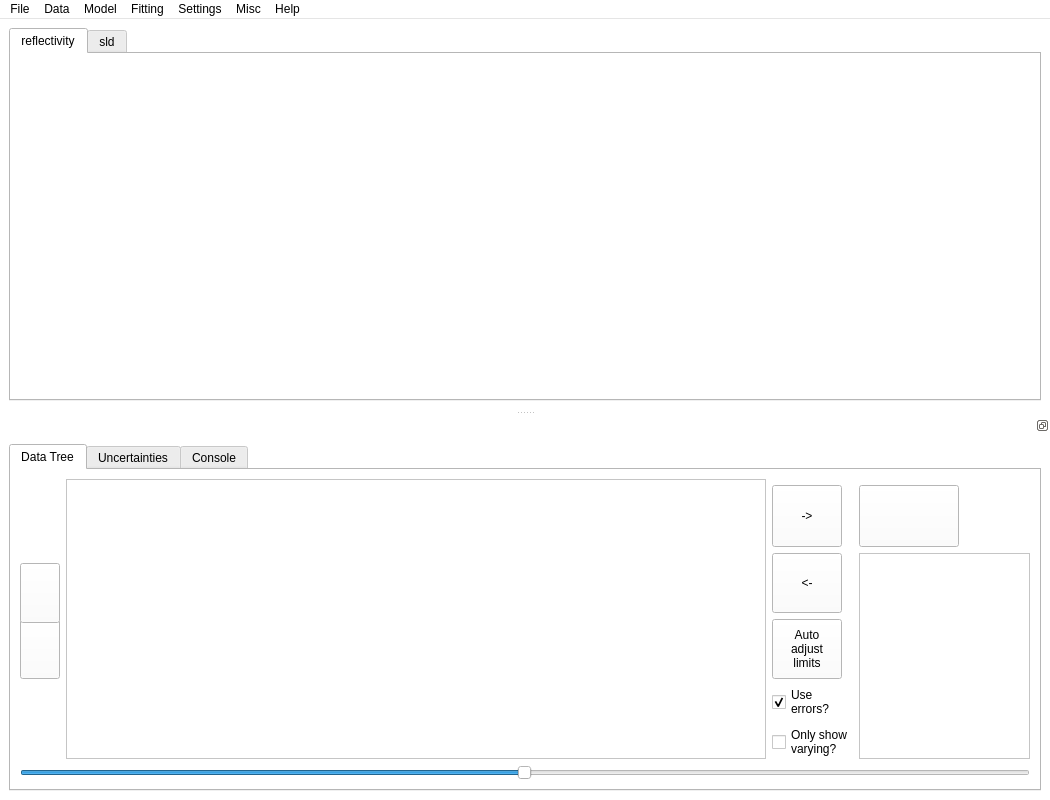
<?xml version="1.0" encoding="UTF-8"?>
<ui version="4.0">
 <class>MainWindow</class>
 <widget class="QMainWindow" name="MainWindow">
  <property name="geometry">
   <rect>
    <x>0</x>
    <y>0</y>
    <width>1050</width>
    <height>800</height>
   </rect>
  </property>
  <property name="sizePolicy">
   <sizepolicy hsizetype="Expanding" vsizetype="Expanding">
    <horstretch>0</horstretch>
    <verstretch>0</verstretch>
   </sizepolicy>
  </property>
  <property name="minimumSize">
   <size>
    <width>1000</width>
    <height>800</height>
   </size>
  </property>
  <property name="palette">
   <palette>
    <active>
     <colorrole role="WindowText">
      <brush brushstyle="SolidPattern">
       <color alpha="255">
        <red>0</red>
        <green>0</green>
        <blue>0</blue>
       </color>
      </brush>
     </colorrole>
     <colorrole role="Button">
      <brush brushstyle="SolidPattern">
       <color alpha="255">
        <red>255</red>
        <green>255</green>
        <blue>255</blue>
       </color>
      </brush>
     </colorrole>
     <colorrole role="Light">
      <brush brushstyle="SolidPattern">
       <color alpha="255">
        <red>255</red>
        <green>255</green>
        <blue>255</blue>
       </color>
      </brush>
     </colorrole>
     <colorrole role="Midlight">
      <brush brushstyle="SolidPattern">
       <color alpha="255">
        <red>255</red>
        <green>255</green>
        <blue>255</blue>
       </color>
      </brush>
     </colorrole>
     <colorrole role="Dark">
      <brush brushstyle="SolidPattern">
       <color alpha="255">
        <red>127</red>
        <green>127</green>
        <blue>127</blue>
       </color>
      </brush>
     </colorrole>
     <colorrole role="Mid">
      <brush brushstyle="SolidPattern">
       <color alpha="255">
        <red>170</red>
        <green>170</green>
        <blue>170</blue>
       </color>
      </brush>
     </colorrole>
     <colorrole role="Text">
      <brush brushstyle="SolidPattern">
       <color alpha="255">
        <red>0</red>
        <green>0</green>
        <blue>0</blue>
       </color>
      </brush>
     </colorrole>
     <colorrole role="BrightText">
      <brush brushstyle="SolidPattern">
       <color alpha="255">
        <red>255</red>
        <green>255</green>
        <blue>255</blue>
       </color>
      </brush>
     </colorrole>
     <colorrole role="ButtonText">
      <brush brushstyle="SolidPattern">
       <color alpha="255">
        <red>0</red>
        <green>0</green>
        <blue>0</blue>
       </color>
      </brush>
     </colorrole>
     <colorrole role="Base">
      <brush brushstyle="SolidPattern">
       <color alpha="255">
        <red>255</red>
        <green>255</green>
        <blue>255</blue>
       </color>
      </brush>
     </colorrole>
     <colorrole role="Window">
      <brush brushstyle="SolidPattern">
       <color alpha="255">
        <red>255</red>
        <green>255</green>
        <blue>255</blue>
       </color>
      </brush>
     </colorrole>
     <colorrole role="Shadow">
      <brush brushstyle="SolidPattern">
       <color alpha="255">
        <red>0</red>
        <green>0</green>
        <blue>0</blue>
       </color>
      </brush>
     </colorrole>
     <colorrole role="AlternateBase">
      <brush brushstyle="SolidPattern">
       <color alpha="255">
        <red>255</red>
        <green>255</green>
        <blue>255</blue>
       </color>
      </brush>
     </colorrole>
     <colorrole role="ToolTipBase">
      <brush brushstyle="SolidPattern">
       <color alpha="255">
        <red>255</red>
        <green>255</green>
        <blue>220</blue>
       </color>
      </brush>
     </colorrole>
     <colorrole role="ToolTipText">
      <brush brushstyle="SolidPattern">
       <color alpha="255">
        <red>0</red>
        <green>0</green>
        <blue>0</blue>
       </color>
      </brush>
     </colorrole>
    </active>
    <inactive>
     <colorrole role="WindowText">
      <brush brushstyle="SolidPattern">
       <color alpha="255">
        <red>0</red>
        <green>0</green>
        <blue>0</blue>
       </color>
      </brush>
     </colorrole>
     <colorrole role="Button">
      <brush brushstyle="SolidPattern">
       <color alpha="255">
        <red>255</red>
        <green>255</green>
        <blue>255</blue>
       </color>
      </brush>
     </colorrole>
     <colorrole role="Light">
      <brush brushstyle="SolidPattern">
       <color alpha="255">
        <red>255</red>
        <green>255</green>
        <blue>255</blue>
       </color>
      </brush>
     </colorrole>
     <colorrole role="Midlight">
      <brush brushstyle="SolidPattern">
       <color alpha="255">
        <red>255</red>
        <green>255</green>
        <blue>255</blue>
       </color>
      </brush>
     </colorrole>
     <colorrole role="Dark">
      <brush brushstyle="SolidPattern">
       <color alpha="255">
        <red>127</red>
        <green>127</green>
        <blue>127</blue>
       </color>
      </brush>
     </colorrole>
     <colorrole role="Mid">
      <brush brushstyle="SolidPattern">
       <color alpha="255">
        <red>170</red>
        <green>170</green>
        <blue>170</blue>
       </color>
      </brush>
     </colorrole>
     <colorrole role="Text">
      <brush brushstyle="SolidPattern">
       <color alpha="255">
        <red>0</red>
        <green>0</green>
        <blue>0</blue>
       </color>
      </brush>
     </colorrole>
     <colorrole role="BrightText">
      <brush brushstyle="SolidPattern">
       <color alpha="255">
        <red>255</red>
        <green>255</green>
        <blue>255</blue>
       </color>
      </brush>
     </colorrole>
     <colorrole role="ButtonText">
      <brush brushstyle="SolidPattern">
       <color alpha="255">
        <red>0</red>
        <green>0</green>
        <blue>0</blue>
       </color>
      </brush>
     </colorrole>
     <colorrole role="Base">
      <brush brushstyle="SolidPattern">
       <color alpha="255">
        <red>255</red>
        <green>255</green>
        <blue>255</blue>
       </color>
      </brush>
     </colorrole>
     <colorrole role="Window">
      <brush brushstyle="SolidPattern">
       <color alpha="255">
        <red>255</red>
        <green>255</green>
        <blue>255</blue>
       </color>
      </brush>
     </colorrole>
     <colorrole role="Shadow">
      <brush brushstyle="SolidPattern">
       <color alpha="255">
        <red>0</red>
        <green>0</green>
        <blue>0</blue>
       </color>
      </brush>
     </colorrole>
     <colorrole role="AlternateBase">
      <brush brushstyle="SolidPattern">
       <color alpha="255">
        <red>255</red>
        <green>255</green>
        <blue>255</blue>
       </color>
      </brush>
     </colorrole>
     <colorrole role="ToolTipBase">
      <brush brushstyle="SolidPattern">
       <color alpha="255">
        <red>255</red>
        <green>255</green>
        <blue>220</blue>
       </color>
      </brush>
     </colorrole>
     <colorrole role="ToolTipText">
      <brush brushstyle="SolidPattern">
       <color alpha="255">
        <red>0</red>
        <green>0</green>
        <blue>0</blue>
       </color>
      </brush>
     </colorrole>
    </inactive>
    <disabled>
     <colorrole role="WindowText">
      <brush brushstyle="SolidPattern">
       <color alpha="255">
        <red>127</red>
        <green>127</green>
        <blue>127</blue>
       </color>
      </brush>
     </colorrole>
     <colorrole role="Button">
      <brush brushstyle="SolidPattern">
       <color alpha="255">
        <red>255</red>
        <green>255</green>
        <blue>255</blue>
       </color>
      </brush>
     </colorrole>
     <colorrole role="Light">
      <brush brushstyle="SolidPattern">
       <color alpha="255">
        <red>255</red>
        <green>255</green>
        <blue>255</blue>
       </color>
      </brush>
     </colorrole>
     <colorrole role="Midlight">
      <brush brushstyle="SolidPattern">
       <color alpha="255">
        <red>255</red>
        <green>255</green>
        <blue>255</blue>
       </color>
      </brush>
     </colorrole>
     <colorrole role="Dark">
      <brush brushstyle="SolidPattern">
       <color alpha="255">
        <red>127</red>
        <green>127</green>
        <blue>127</blue>
       </color>
      </brush>
     </colorrole>
     <colorrole role="Mid">
      <brush brushstyle="SolidPattern">
       <color alpha="255">
        <red>170</red>
        <green>170</green>
        <blue>170</blue>
       </color>
      </brush>
     </colorrole>
     <colorrole role="Text">
      <brush brushstyle="SolidPattern">
       <color alpha="255">
        <red>127</red>
        <green>127</green>
        <blue>127</blue>
       </color>
      </brush>
     </colorrole>
     <colorrole role="BrightText">
      <brush brushstyle="SolidPattern">
       <color alpha="255">
        <red>255</red>
        <green>255</green>
        <blue>255</blue>
       </color>
      </brush>
     </colorrole>
     <colorrole role="ButtonText">
      <brush brushstyle="SolidPattern">
       <color alpha="255">
        <red>127</red>
        <green>127</green>
        <blue>127</blue>
       </color>
      </brush>
     </colorrole>
     <colorrole role="Base">
      <brush brushstyle="SolidPattern">
       <color alpha="255">
        <red>255</red>
        <green>255</green>
        <blue>255</blue>
       </color>
      </brush>
     </colorrole>
     <colorrole role="Window">
      <brush brushstyle="SolidPattern">
       <color alpha="255">
        <red>255</red>
        <green>255</green>
        <blue>255</blue>
       </color>
      </brush>
     </colorrole>
     <colorrole role="Shadow">
      <brush brushstyle="SolidPattern">
       <color alpha="255">
        <red>0</red>
        <green>0</green>
        <blue>0</blue>
       </color>
      </brush>
     </colorrole>
     <colorrole role="AlternateBase">
      <brush brushstyle="SolidPattern">
       <color alpha="255">
        <red>255</red>
        <green>255</green>
        <blue>255</blue>
       </color>
      </brush>
     </colorrole>
     <colorrole role="ToolTipBase">
      <brush brushstyle="SolidPattern">
       <color alpha="255">
        <red>255</red>
        <green>255</green>
        <blue>220</blue>
       </color>
      </brush>
     </colorrole>
     <colorrole role="ToolTipText">
      <brush brushstyle="SolidPattern">
       <color alpha="255">
        <red>0</red>
        <green>0</green>
        <blue>0</blue>
       </color>
      </brush>
     </colorrole>
    </disabled>
   </palette>
  </property>
  <property name="acceptDrops">
   <bool>true</bool>
  </property>
  <property name="windowTitle">
   <string>Motofit</string>
  </property>
  <property name="windowIcon">
   <iconset resource="../resources.qrc">
    <normaloff>:/icons/scattering.png</normaloff>:/icons/scattering.png</iconset>
  </property>
  <property name="documentMode">
   <bool>false</bool>
  </property>
  <property name="tabShape">
   <enum>QTabWidget::Rounded</enum>
  </property>
  <property name="unifiedTitleAndToolBarOnMac">
   <bool>false</bool>
  </property>
  <widget class="QWidget" name="centralwidget">
   <property name="minimumSize">
    <size>
     <width>400</width>
     <height>0</height>
    </size>
   </property>
   <layout class="QGridLayout" name="gridLayout_3">
    <item row="2" column="2">
     <widget class="QTabWidget" name="graphs">
      <property name="sizePolicy">
       <sizepolicy hsizetype="Expanding" vsizetype="MinimumExpanding">
        <horstretch>0</horstretch>
        <verstretch>0</verstretch>
       </sizepolicy>
      </property>
      <property name="minimumSize">
       <size>
        <width>0</width>
        <height>350</height>
       </size>
      </property>
      <property name="focusPolicy">
       <enum>Qt::ClickFocus</enum>
      </property>
      <property name="tabPosition">
       <enum>QTabWidget::North</enum>
      </property>
      <property name="tabShape">
       <enum>QTabWidget::Rounded</enum>
      </property>
      <property name="currentIndex">
       <number>0</number>
      </property>
      <widget class="QWidget" name="reflectivity">
       <attribute name="title">
        <string>reflectivity</string>
       </attribute>
       <attribute name="toolTip">
        <string>Plots of the reflectivity</string>
       </attribute>
       <layout class="QGridLayout" name="gridLayout_5">
        <property name="leftMargin">
         <number>5</number>
        </property>
        <property name="topMargin">
         <number>2</number>
        </property>
        <property name="rightMargin">
         <number>5</number>
        </property>
        <property name="bottomMargin">
         <number>5</number>
        </property>
        <property name="verticalSpacing">
         <number>2</number>
        </property>
       </layout>
      </widget>
      <widget class="QWidget" name="sld">
       <attribute name="title">
        <string>sld</string>
       </attribute>
       <attribute name="toolTip">
        <string>Plots of the SLD profiles</string>
       </attribute>
       <layout class="QGridLayout" name="gridLayout_4"/>
      </widget>
     </widget>
    </item>
   </layout>
  </widget>
  <widget class="QMenuBar" name="menubar">
   <property name="geometry">
    <rect>
     <x>0</x>
     <y>0</y>
     <width>1050</width>
     <height>22</height>
    </rect>
   </property>
   <widget class="QMenu" name="menuData">
    <property name="title">
     <string>Data</string>
    </property>
    <addaction name="actionLoad_Data"/>
    <addaction name="actionRefresh_Data"/>
    <addaction name="actionRemove_Data"/>
    <addaction name="separator"/>
    <addaction name="actionAutoscale_graph"/>
   </widget>
   <widget class="QMenu" name="menuModel">
    <property name="title">
     <string>Model</string>
    </property>
    <addaction name="actionSave_Model"/>
    <addaction name="actionLoad_Model"/>
    <addaction name="actionExport_parameters"/>
    <addaction name="actionSave_Fit"/>
    <addaction name="actionSave_SLD_Curve"/>
    <addaction name="separator"/>
    <addaction name="actionExport_Code_Fragment"/>
    <addaction name="separator"/>
    <addaction name="actionTake_Snapshot"/>
    <addaction name="separator"/>
    <addaction name="actionLink_Selected"/>
    <addaction name="actionUnlink_selected_Parameters"/>
    <addaction name="actionLink_Equivalent_Parameters"/>
    <addaction name="separator"/>
   </widget>
   <widget class="QMenu" name="menuHelp">
    <property name="title">
     <string>Help</string>
    </property>
    <addaction name="actionAbout"/>
    <addaction name="actiondocumentation"/>
   </widget>
   <widget class="QMenu" name="menuPlot_type">
    <property name="title">
     <string>Fitting</string>
    </property>
    <widget class="QMenu" name="menuAlgorithm">
     <property name="title">
      <string>Algorithm</string>
     </property>
     <addaction name="actionDifferential_Evolution"/>
     <addaction name="actionLevenberg_Marquardt"/>
     <addaction name="actionL_BFGS_B"/>
     <addaction name="actionDual_Annealing"/>
     <addaction name="actionSHGO"/>
     <addaction name="actionMCMC"/>
     <addaction name="separator"/>
     <addaction name="actionOptimisation_parameters"/>
     <addaction name="actionProcess_MCMC"/>
    </widget>
    <widget class="QMenu" name="menuFit_as">
     <property name="title">
      <string>Fit as</string>
     </property>
     <addaction name="actionY_vs_X"/>
     <addaction name="actionlogY_vs_X"/>
     <addaction name="actionYX4_vs_X"/>
     <addaction name="actionYX2_vs_X"/>
    </widget>
    <addaction name="menuFit_as"/>
    <addaction name="separator"/>
    <addaction name="menuAlgorithm"/>
    <addaction name="separator"/>
    <addaction name="actionBatch_Fit"/>
   </widget>
   <widget class="QMenu" name="menuFile">
    <property name="title">
     <string>File</string>
    </property>
    <addaction name="actionSave_File"/>
    <addaction name="actionSave_File_As"/>
    <addaction name="separator"/>
    <addaction name="actionLoad_File"/>
   </widget>
   <widget class="QMenu" name="menuSettings">
    <property name="title">
     <string>Settings</string>
    </property>
    <addaction name="actionChange_Q_range"/>
    <addaction name="actionResolution_smearing"/>
   </widget>
   <widget class="QMenu" name="menuMisc">
    <property name="title">
     <string>Misc</string>
    </property>
    <addaction name="actionSLD_calculator"/>
    <addaction name="actionLipid_browser"/>
   </widget>
   <addaction name="menuFile"/>
   <addaction name="menuData"/>
   <addaction name="menuModel"/>
   <addaction name="menuPlot_type"/>
   <addaction name="menuSettings"/>
   <addaction name="menuMisc"/>
   <addaction name="menuHelp"/>
  </widget>
  <widget class="QDockWidget" name="dockWidget">
   <property name="sizePolicy">
    <sizepolicy hsizetype="Expanding" vsizetype="Expanding">
     <horstretch>0</horstretch>
     <verstretch>0</verstretch>
    </sizepolicy>
   </property>
   <property name="minimumSize">
    <size>
     <width>600</width>
     <height>350</height>
    </size>
   </property>
   <property name="toolTip">
    <string>Double click to separate/join the dock</string>
   </property>
   <property name="features">
    <set>QDockWidget::DockWidgetFloatable|QDockWidget::DockWidgetMovable</set>
   </property>
   <property name="allowedAreas">
    <set>Qt::BottomDockWidgetArea</set>
   </property>
   <property name="windowTitle">
    <string/>
   </property>
   <attribute name="dockWidgetArea">
    <number>8</number>
   </attribute>
   <widget class="QWidget" name="dockWidgetContents">
    <layout class="QGridLayout" name="gridLayout">
     <item row="0" column="0">
      <widget class="QTabWidget" name="tabWidget">
       <property name="enabled">
        <bool>true</bool>
       </property>
       <property name="sizePolicy">
        <sizepolicy hsizetype="MinimumExpanding" vsizetype="Expanding">
         <horstretch>0</horstretch>
         <verstretch>0</verstretch>
        </sizepolicy>
       </property>
       <property name="minimumSize">
        <size>
         <width>300</width>
         <height>200</height>
        </size>
       </property>
       <property name="toolTip">
        <string/>
       </property>
       <property name="currentIndex">
        <number>0</number>
       </property>
       <property name="tabBarAutoHide">
        <bool>true</bool>
       </property>
       <widget class="QWidget" name="tab">
        <attribute name="title">
         <string>Data Tree</string>
        </attribute>
        <attribute name="toolTip">
         <string>Data and Model Trees</string>
        </attribute>
        <layout class="QGridLayout" name="gridLayout_2">
         <item row="1" column="3">
          <widget class="QPushButton" name="do_fit_button">
           <property name="sizePolicy">
            <sizepolicy hsizetype="Maximum" vsizetype="Expanding">
             <horstretch>0</horstretch>
             <verstretch>0</verstretch>
            </sizepolicy>
           </property>
           <property name="minimumSize">
            <size>
             <width>60</width>
             <height>60</height>
            </size>
           </property>
           <property name="maximumSize">
            <size>
             <width>100</width>
             <height>16777215</height>
            </size>
           </property>
           <property name="toolTip">
            <string>Do a fit. Cmd-F</string>
           </property>
           <property name="text">
            <string/>
           </property>
           <property name="icon">
            <iconset>
             <normaloff>../icons/go.png</normaloff>../icons/go.png</iconset>
           </property>
           <property name="iconSize">
            <size>
             <width>40</width>
             <height>40</height>
            </size>
           </property>
           <property name="shortcut">
            <string>Ctrl+F</string>
           </property>
          </widget>
         </item>
         <item row="8" column="0" colspan="4">
          <widget class="QSlider" name="paramsSlider">
           <property name="sizePolicy">
            <sizepolicy hsizetype="Expanding" vsizetype="Minimum">
             <horstretch>0</horstretch>
             <verstretch>0</verstretch>
            </sizepolicy>
           </property>
           <property name="maximumSize">
            <size>
             <width>16777215</width>
             <height>20</height>
            </size>
           </property>
           <property name="mouseTracking">
            <bool>false</bool>
           </property>
           <property name="focusPolicy">
            <enum>Qt::StrongFocus</enum>
           </property>
           <property name="contextMenuPolicy">
            <enum>Qt::PreventContextMenu</enum>
           </property>
           <property name="maximum">
            <number>999</number>
           </property>
           <property name="value">
            <number>499</number>
           </property>
           <property name="orientation">
            <enum>Qt::Horizontal</enum>
           </property>
           <property name="invertedAppearance">
            <bool>false</bool>
           </property>
           <property name="invertedControls">
            <bool>false</bool>
           </property>
           <property name="tickPosition">
            <enum>QSlider::NoTicks</enum>
           </property>
          </widget>
         </item>
         <item row="3" column="0">
          <widget class="QPushButton" name="remove_layer">
           <property name="maximumSize">
            <size>
             <width>40</width>
             <height>60</height>
            </size>
           </property>
           <property name="toolTip">
            <string>Remove a layer, Cmd-</string>
           </property>
           <property name="text">
            <string/>
           </property>
           <property name="icon">
            <iconset resource="../resources.qrc">
             <normaloff>:/icons/minus.png</normaloff>:/icons/minus.png</iconset>
           </property>
           <property name="iconSize">
            <size>
             <width>30</width>
             <height>30</height>
            </size>
           </property>
           <property name="shortcut">
            <string>Ctrl+-</string>
           </property>
          </widget>
         </item>
         <item row="2" column="0">
          <widget class="QPushButton" name="add_layer">
           <property name="sizePolicy">
            <sizepolicy hsizetype="Fixed" vsizetype="Fixed">
             <horstretch>0</horstretch>
             <verstretch>0</verstretch>
            </sizepolicy>
           </property>
           <property name="minimumSize">
            <size>
             <width>40</width>
             <height>60</height>
            </size>
           </property>
           <property name="maximumSize">
            <size>
             <width>40</width>
             <height>40</height>
            </size>
           </property>
           <property name="toolTip">
            <string>Insert a layer, Cmd=</string>
           </property>
           <property name="text">
            <string/>
           </property>
           <property name="icon">
            <iconset resource="../resources.qrc">
             <normaloff>:/icons/plus.png</normaloff>:/icons/plus.png</iconset>
           </property>
           <property name="iconSize">
            <size>
             <width>30</width>
             <height>30</height>
            </size>
           </property>
           <property name="shortcut">
            <string>Ctrl+=</string>
           </property>
          </widget>
         </item>
         <item row="2" column="3" rowspan="4">
          <widget class="QListView" name="currently_fitting">
           <property name="editTriggers">
            <set>QAbstractItemView::NoEditTriggers</set>
           </property>
           <property name="dragEnabled">
            <bool>false</bool>
           </property>
           <property name="dragDropMode">
            <enum>QAbstractItemView::DropOnly</enum>
           </property>
           <property name="defaultDropAction">
            <enum>Qt::MoveAction</enum>
           </property>
           <property name="selectionMode">
            <enum>QAbstractItemView::MultiSelection</enum>
           </property>
          </widget>
         </item>
         <item row="0" column="1" rowspan="6">
          <widget class="QTreeView" name="treeView">
           <property name="minimumSize">
            <size>
             <width>700</width>
             <height>0</height>
            </size>
           </property>
           <property name="acceptDrops">
            <bool>true</bool>
           </property>
           <property name="styleSheet">
            <string notr="true">QTreeView::branch:has-siblings:!adjoins-item {
    border-image: url(:/icons/vline.png) 0;
}

QTreeView::branch:has-siblings:adjoins-item {
    border-image: url(:/icons/branch-more.png) 0;
}

QTreeView::branch:!has-children:!has-siblings:adjoins-item {
    border-image: url(:/icons/branch-end.png) 0;
}

QTreeView::branch:has-children:!has-siblings:closed,
QTreeView::branch:closed:has-children:has-siblings {
        border-image: none;
        image: url(:/icons/branch-closed.png);
}

QTreeView::branch:open:has-children:!has-siblings,
QTreeView::branch:open:has-children:has-siblings  {
        border-image: none;
        image: url(:/icons/branch-open.png);
}</string>
           </property>
           <property name="editTriggers">
            <set>QAbstractItemView::AnyKeyPressed|QAbstractItemView::DoubleClicked|QAbstractItemView::EditKeyPressed</set>
           </property>
           <property name="tabKeyNavigation">
            <bool>false</bool>
           </property>
           <property name="dragEnabled">
            <bool>true</bool>
           </property>
           <property name="dragDropMode">
            <enum>QAbstractItemView::InternalMove</enum>
           </property>
           <property name="defaultDropAction">
            <enum>Qt::MoveAction</enum>
           </property>
           <property name="alternatingRowColors">
            <bool>false</bool>
           </property>
           <property name="selectionMode">
            <enum>QAbstractItemView::ExtendedSelection</enum>
           </property>
           <property name="selectionBehavior">
            <enum>QAbstractItemView::SelectRows</enum>
           </property>
           <property name="expandsOnDoubleClick">
            <bool>false</bool>
           </property>
           <attribute name="headerCascadingSectionResizes">
            <bool>true</bool>
           </attribute>
          </widget>
         </item>
         <item row="1" column="2">
          <widget class="QPushButton" name="add_to_fit_button">
           <property name="minimumSize">
            <size>
             <width>60</width>
             <height>60</height>
            </size>
           </property>
           <property name="maximumSize">
            <size>
             <width>70</width>
             <height>70</height>
            </size>
           </property>
           <property name="toolTip">
            <string>Add a dataset to those being fitted</string>
           </property>
           <property name="text">
            <string>-&gt;</string>
           </property>
          </widget>
         </item>
         <item row="2" column="2">
          <widget class="QPushButton" name="remove_from_fit_button">
           <property name="minimumSize">
            <size>
             <width>60</width>
             <height>60</height>
            </size>
           </property>
           <property name="maximumSize">
            <size>
             <width>70</width>
             <height>70</height>
            </size>
           </property>
           <property name="toolTip">
            <string>Remove dataset from those being fitted</string>
           </property>
           <property name="text">
            <string>&lt;-</string>
           </property>
          </widget>
         </item>
         <item row="3" column="2">
          <widget class="QPushButton" name="auto_limits_button">
           <property name="minimumSize">
            <size>
             <width>60</width>
             <height>60</height>
            </size>
           </property>
           <property name="maximumSize">
            <size>
             <width>70</width>
             <height>70</height>
            </size>
           </property>
           <property name="toolTip">
            <string>Give varying parameters finite limits</string>
           </property>
           <property name="text">
            <string>Auto
adjust
limits</string>
           </property>
          </widget>
         </item>
         <item row="4" column="2">
          <widget class="QCheckBox" name="use_errors_checkbox">
           <property name="text">
            <string>Use
errors?</string>
           </property>
           <property name="checked">
            <bool>true</bool>
           </property>
           <property name="tristate">
            <bool>false</bool>
           </property>
          </widget>
         </item>
         <item row="5" column="2">
          <widget class="QCheckBox" name="only_fitted">
           <property name="toolTip">
            <string>Only display the parameters that are being allowed to vary.</string>
           </property>
           <property name="text">
            <string>Only show
varying?</string>
           </property>
          </widget>
         </item>
        </layout>
        <zorder>remove_layer</zorder>
        <zorder>add_layer</zorder>
        <zorder>paramsSlider</zorder>
        <zorder>do_fit_button</zorder>
        <zorder>treeView</zorder>
        <zorder>currently_fitting</zorder>
        <zorder>add_to_fit_button</zorder>
        <zorder>remove_from_fit_button</zorder>
        <zorder>auto_limits_button</zorder>
        <zorder>use_errors_checkbox</zorder>
        <zorder>only_fitted</zorder>
       </widget>
       <widget class="QWidget" name="tab_1">
        <attribute name="title">
         <string>Uncertainties</string>
        </attribute>
       </widget>
       <widget class="QWidget" name="tab_2">
        <attribute name="title">
         <string>Console</string>
        </attribute>
        <attribute name="toolTip">
         <string>Output from the modelling processes</string>
        </attribute>
        <layout class="QGridLayout" name="gridLayout_8">
         <item row="0" column="0">
          <widget class="QPlainTextEdit" name="console_text_edit"/>
         </item>
        </layout>
       </widget>
      </widget>
     </item>
    </layout>
   </widget>
  </widget>
  <action name="actionLoad_Data">
   <property name="checkable">
    <bool>false</bool>
   </property>
   <property name="checked">
    <bool>false</bool>
   </property>
   <property name="text">
    <string>Load Data</string>
   </property>
   <property name="shortcut">
    <string>Ctrl+L</string>
   </property>
   <property name="shortcutContext">
    <enum>Qt::ApplicationShortcut</enum>
   </property>
  </action>
  <action name="actionSave_Fit">
   <property name="text">
    <string>Save Fit Curve</string>
   </property>
  </action>
  <action name="actionSave_Model">
   <property name="text">
    <string>Save Model</string>
   </property>
  </action>
  <action name="actionLoad_Model">
   <property name="text">
    <string>Load Model</string>
   </property>
  </action>
  <action name="actionLogR_vs_Q">
   <property name="checkable">
    <bool>true</bool>
   </property>
   <property name="checked">
    <bool>true</bool>
   </property>
   <property name="text">
    <string>logR vs Q</string>
   </property>
  </action>
  <action name="actionR_vs_Q">
   <property name="checkable">
    <bool>true</bool>
   </property>
   <property name="text">
    <string>R vs Q</string>
   </property>
  </action>
  <action name="actionRQ4_vs_Q">
   <property name="checkable">
    <bool>true</bool>
   </property>
   <property name="text">
    <string>RQ4 vs Q</string>
   </property>
  </action>
  <action name="actionRefresh_Data">
   <property name="text">
    <string>Refresh Data</string>
   </property>
   <property name="shortcut">
    <string>Ctrl+R</string>
   </property>
  </action>
  <action name="actionLoad_experiment">
   <property name="text">
    <string>Load</string>
   </property>
   <property name="shortcut">
    <string>Meta+N</string>
   </property>
  </action>
  <action name="actionSave_experiment">
   <property name="text">
    <string>Save</string>
   </property>
   <property name="shortcut">
    <string>Meta+M</string>
   </property>
  </action>
  <action name="actionLoad_Plugin">
   <property name="text">
    <string>Load Fitting Plugin</string>
   </property>
  </action>
  <action name="actionSave_File">
   <property name="text">
    <string>Save Experiment</string>
   </property>
   <property name="whatsThis">
    <string/>
   </property>
   <property name="shortcut">
    <string>Ctrl+S</string>
   </property>
  </action>
  <action name="actionLoad_File">
   <property name="text">
    <string>Load Experiment</string>
   </property>
   <property name="shortcut">
    <string>Ctrl+O</string>
   </property>
  </action>
  <action name="actionBatch_Fit">
   <property name="text">
    <string>Batch Fit</string>
   </property>
  </action>
  <action name="actionRemove_Data">
   <property name="text">
    <string>Remove Data</string>
   </property>
  </action>
  <action name="actionAboutProgram">
   <property name="text">
    <string>About</string>
   </property>
   <property name="visible">
    <bool>true</bool>
   </property>
  </action>
  <action name="actionDifferential_Evolution">
   <property name="checkable">
    <bool>true</bool>
   </property>
   <property name="checked">
    <bool>true</bool>
   </property>
   <property name="text">
    <string>Differential Evolution</string>
   </property>
  </action>
  <action name="actionLevenberg_Marquardt">
   <property name="checkable">
    <bool>true</bool>
   </property>
   <property name="checked">
    <bool>false</bool>
   </property>
   <property name="text">
    <string>Levenberg Marquardt</string>
   </property>
  </action>
  <action name="actionY_vs_X">
   <property name="checkable">
    <bool>true</bool>
   </property>
   <property name="checked">
    <bool>false</bool>
   </property>
   <property name="text">
    <string>lin(Y) vs X</string>
   </property>
  </action>
  <action name="actionlogY_vs_X">
   <property name="checkable">
    <bool>true</bool>
   </property>
   <property name="checked">
    <bool>true</bool>
   </property>
   <property name="text">
    <string>log(Y) vs X</string>
   </property>
  </action>
  <action name="actionYX4_vs_X">
   <property name="checkable">
    <bool>true</bool>
   </property>
   <property name="text">
    <string>YX**4 vs X</string>
   </property>
  </action>
  <action name="actionYX2_vs_X">
   <property name="checkable">
    <bool>true</bool>
   </property>
   <property name="text">
    <string>YX**2 vs X</string>
   </property>
  </action>
  <action name="actionChange_Q_range">
   <property name="text">
    <string>Change Q Range</string>
   </property>
  </action>
  <action name="actionTake_Snapshot">
   <property name="text">
    <string>Take Snapshot</string>
   </property>
  </action>
  <action name="actionResolution_smearing">
   <property name="text">
    <string>Resolution Smearing</string>
   </property>
  </action>
  <action name="actionSLD_calculator">
   <property name="text">
    <string>SLD calculator</string>
   </property>
  </action>
  <action name="actionFit">
   <property name="text">
    <string>Fit</string>
   </property>
   <property name="shortcut">
    <string>Meta+F</string>
   </property>
  </action>
  <action name="actionAbout">
   <property name="text">
    <string>Motofit?</string>
   </property>
  </action>
  <action name="actionMCMC">
   <property name="checkable">
    <bool>true</bool>
   </property>
   <property name="enabled">
    <bool>true</bool>
   </property>
   <property name="text">
    <string>MCMC</string>
   </property>
  </action>
  <action name="actionSave_File_As">
   <property name="text">
    <string>Save Experiment As</string>
   </property>
   <property name="shortcut">
    <string>Ctrl+Shift+S</string>
   </property>
  </action>
  <action name="actionAutoscale_graph">
   <property name="text">
    <string>Autoscale graph</string>
   </property>
   <property name="shortcut">
    <string>Ctrl+A</string>
   </property>
  </action>
  <action name="actiondocumentation">
   <property name="text">
    <string>Documentation</string>
   </property>
  </action>
  <action name="actionL_BFGS_B">
   <property name="checkable">
    <bool>true</bool>
   </property>
   <property name="text">
    <string>L-BFGS-B</string>
   </property>
  </action>
  <action name="actionExport_Code_Fragment">
   <property name="text">
    <string>Export Code Fragment</string>
   </property>
   <property name="toolTip">
    <string>Create a code fragment for fitting this model in an interpreter</string>
   </property>
  </action>
  <action name="actionLipid_browser">
   <property name="text">
    <string>Lipid browser</string>
   </property>
  </action>
  <action name="actionLink_Selected">
   <property name="text">
    <string>Link Selected Parameters</string>
   </property>
   <property name="shortcut">
    <string>Ctrl+1</string>
   </property>
  </action>
  <action name="actionUnlink_selected_Parameters">
   <property name="text">
    <string>Unlink Selected Parameters</string>
   </property>
   <property name="shortcut">
    <string>Ctrl+2</string>
   </property>
  </action>
  <action name="actionLink_Equivalent_Parameters">
   <property name="text">
    <string>Link Equivalent Parameters</string>
   </property>
   <property name="shortcut">
    <string>Ctrl+3</string>
   </property>
  </action>
  <action name="actionExport_parameters">
   <property name="text">
    <string>Export parameters</string>
   </property>
   <property name="toolTip">
    <string>Export parameters to a text file</string>
   </property>
  </action>
  <action name="actionDual_Annealing">
   <property name="checkable">
    <bool>true</bool>
   </property>
   <property name="text">
    <string>Dual Annealing</string>
   </property>
  </action>
  <action name="actionSHGO">
   <property name="checkable">
    <bool>true</bool>
   </property>
   <property name="text">
    <string>SHGO</string>
   </property>
  </action>
  <action name="actionOptimisation_parameters">
   <property name="text">
    <string>Optimisation parameters</string>
   </property>
  </action>
  <action name="actionSave_SLD_Curve">
   <property name="text">
    <string>Save SLD Curve</string>
   </property>
  </action>
  <action name="actionProcess_MCMC">
   <property name="text">
    <string>Process MCMC chain</string>
   </property>
  </action>
 </widget>
 <tabstops>
  <tabstop>treeView</tabstop>
  <tabstop>paramsSlider</tabstop>
  <tabstop>add_layer</tabstop>
  <tabstop>remove_layer</tabstop>
  <tabstop>do_fit_button</tabstop>
  <tabstop>currently_fitting</tabstop>
  <tabstop>console_text_edit</tabstop>
 </tabstops>
 <resources>
  <include location="../resources.qrc"/>
 </resources>
 <connections/>
</ui>
